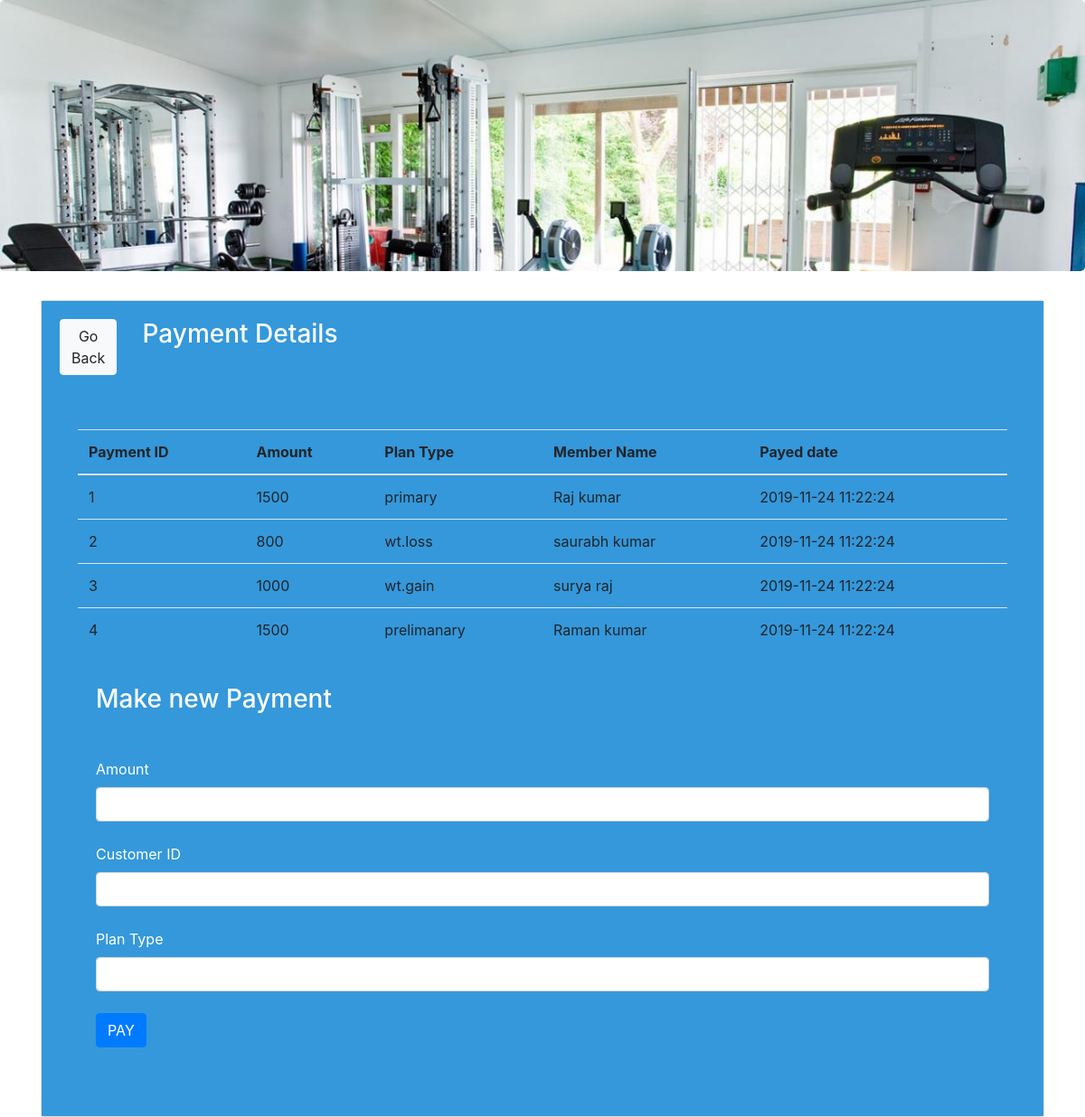
The app's page /payment.php with its own data.
### tables this page shows
CREATE TABLE `payment` (
  `payment_id` int(10) NOT NULL,
  `amount` int(20) NOT NULL,
  `member_id` varchar(20) NOT NULL,
  `plan_type` varchar(20) NOT NULL,
  `date` timestamp NOT NULL DEFAULT CURRENT_TIMESTAMP
);

CREATE TABLE `users` (
  `member_id` int(11) NOT NULL,
  `fname` varchar(40) NOT NULL,
  `lname` varchar(40) NOT NULL,
  `email` varchar(40) NOT NULL,
  `contact` varchar(40) NOT NULL,
  `trainer_id` varchar(60) NOT NULL,
  `address` varchar(40) NOT NULL,
  `status` enum('active','inactive') NOT NULL
);

### func.php (the view, shortened to what this page needs)
<?php
    include 'includes/dbh.inc.php';
function get_payment(){
    global $conn;
    $query="select * from Payment p,users u where p.member_id=u.member_id";
    $result=mysqli_query($conn,$query);
    while($row=mysqli_fetch_array($result)){
        $Payment_id=$row ['payment_id'];
        $Amount=$row['amount'];
        $plan_type=$row['plan_type'];
        $customer_name=$row['fname'].' '.$row['lname'];
        $date=$row['date'];
        echo"<tr>
        <td>$Payment_id</td>
        <td>$Amount</td>
        <td>$plan_type</td>
        <td>$customer_name</td>
        <td>$date</td>
            </tr>";
    }
}
?>

### records on screen
payment: payment_id "1", amount "1500", plan_type "primary", member.lname "Raj kumar", date "2019-11-24 11:22:24"
payment: payment_id "2", amount "800", plan_type "wt.loss", member.lname "saurabh kumar", date "2019-11-24 11:22:24"
payment: payment_id "3", amount "1000", plan_type "wt.gain", member.lname "surya raj", date "2019-11-24 11:22:24"
payment: payment_id "4", amount "1500", plan_type "prelimanary", member.lname "Raman kumar", date "2019-11-24 11:22:24"
